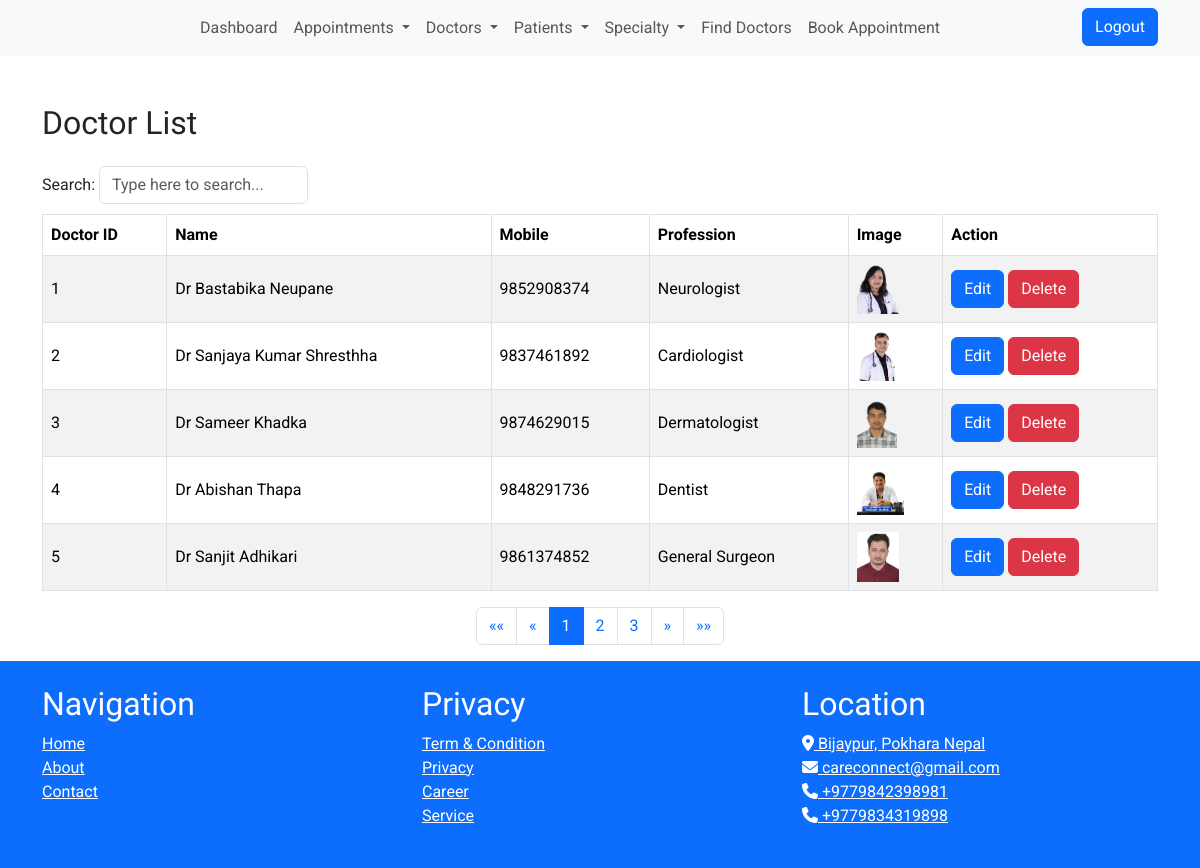
The app's page /doctors/list/ (signed in) with its own data.
### doctors/models.py (models this page shows, shortened)
class Doctor(models.Model):
    name = models.CharField(max_length=50)
    mobile = models.CharField(max_length=15)
    profession = models.ForeignKey(Profession, on_delete=models.CASCADE,null=True)
    image = models.ImageField(upload_to='doctor_images/', null=True, blank=True)

### cms/models.py (models this page shows)
class Profession(models.Model):
    name = models.CharField(max_length=100)
    speciality = models.ForeignKey(Speciality, on_delete=models.CASCADE)
    def __str__(self):
        return self.name

### doctors/views.py (the view)
# urls.py: path('list/', views.doctor_list, name='doctor_list'),
def doctor_list(request):
    if not request.user.is_staff:
        return redirect('login')
    docs = Doctor.objects.all().order_by('id')
    context = {'docs': docs}
    return render(request, 'doctors/doctor_list.html', context)

### cms/context_processors.py (called while the page is built)
def logo_processor(request):
    logo = StaticFile.objects.filter(name='logo').first()
    return {
        'logo': logo,
    }

### templates/doctors/doctor_list.html (shortened to what this page needs)
{% extends 'cms/base.html' %}
{% block content %}
<div class="container mt-5">
    <h2 class="mb-4">Doctor List</h2>
    <table class="table table-hover table-striped table-bordered align-middle tablemanager">
        <thead class="thead-dark">
            <tr>
                <th>Doctor ID</th>
                <th>Name</th>
                <th>Mobile</th>
                <th>Profession</th>
                <th>Image</th>
                <th>Action</th>
            </tr>
        </thead>
        <tbody>
            {% for doc in docs %}
            <tr>
                <td>{{ doc.id }}</td>
                <td>{{ doc.name }}</td>
                <td>{{ doc.mobile }}</td>
                <td>{{ doc.profession }}</td>
                <td>
                    {% if doc.image %}
                    <img src="{{ doc.image.url }}" alt="{{ doc.name }}" height="50">
                    {% else %}
                    No Image
                    {% endif %}
                </td>
                <td>
                    <a href="{% url 'update_doctor' doc.id %}" class="btn btn-primary">Edit</a>
                    <button class="btn btn-danger" data-toggle="modal"
                        data-target="#deleteModal{{ doc.id }}">Delete</button>
                </td>
            </tr>
            {% endfor %}
        </tbody>
    </table>
</div>
{% endblock %}

### static/css/style.css (style rules this page uses)
body { font-family: 'Roboto', sans-serif; }
h1, h2, h3 { font-family: 'Varela Round', sans-serif; }

### templates/cms/base.html (style rules this page uses)
body { font-family: 'Roboto', sans-serif; }
h1, h2, h3 { font-family: 'Varela Round', sans-serif; }

### records on screen
Doctor: id "1", name "Dr Bastabika Neupane", mobile "9852908374", profession "Neurologist", image (picture)
Doctor: id "2", name "Dr Sanjaya Kumar Shresthha", mobile "9837461892", profession "Cardiologist", image (picture)
Doctor: id "3", name "Dr Sameer Khadka", mobile "9874629015", profession "Dermatologist", image (picture)
Doctor: id "4", name "Dr Abishan Thapa", mobile "9848291736", profession "Dentist", image (picture)
Doctor: id "5", name "Dr Sanjit Adhikari", mobile "9861374852", profession "General Surgeon", image (picture)
